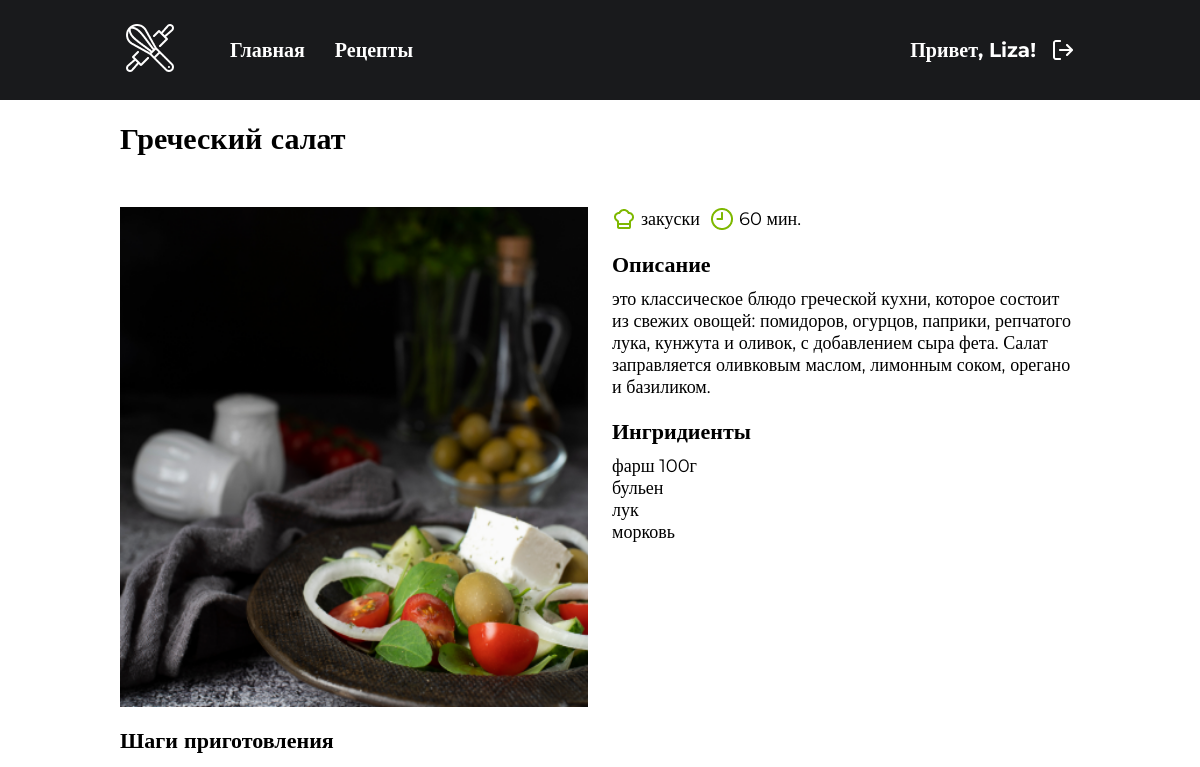
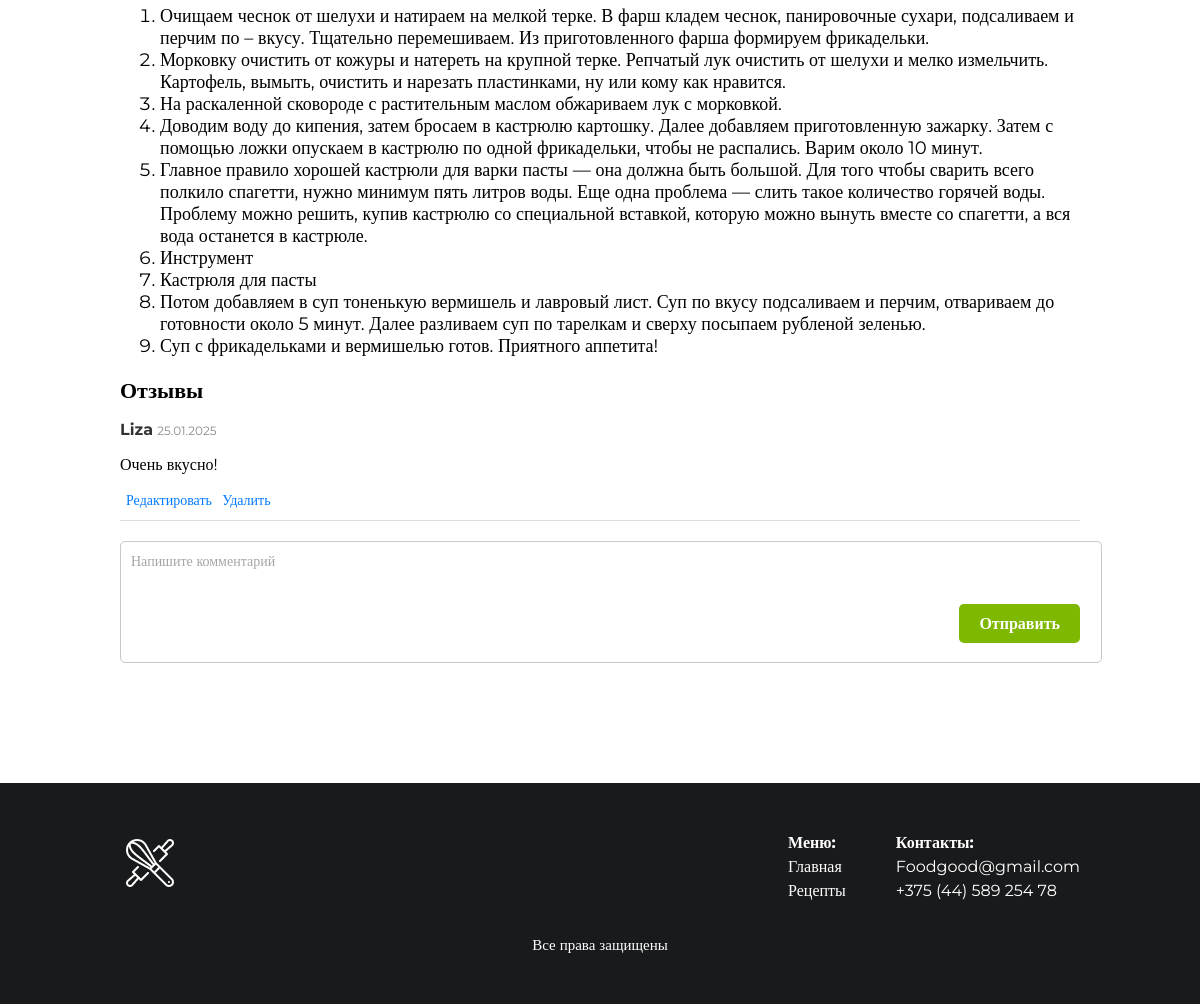
The app's page /recipe/3/ (signed in) with its own data (2 pictures, top to bottom).
### recipes/models.py (models this page shows, shortened)
class Recipe(models.Model):
    title = models.CharField(max_length=200)
    description = models.TextField(blank=True, null=True)
    ingredients_text = models.TextField(help_text="Список ингредиентов, каждый ингредиент на новой строке")
    instructions = models.TextField()  # Поле для инструкций
    preparation_time = models.IntegerField()
    image = models.ImageField(upload_to='recipes/', blank=True, null=True)
    categories = models.ManyToManyField('Category', related_name='recipes')
    created_by = models.ForeignKey(
        User,
        on_delete=models.CASCADE,
        related_name='recipes'
    )
    created_at = models.DateTimeField(auto_now_add=True)

class Category(models.Model):
    name = models.CharField(max_length=100)

class Step(models.Model):
    recipe = models.ForeignKey(Recipe, on_delete=models.CASCADE, related_name='detailed_steps')
    step_number = models.PositiveIntegerField()
    description = models.TextField()
    class Meta:
        ordering = ['step_number']

class Review(models.Model):
    recipe = models.ForeignKey(Recipe, on_delete=models.CASCADE, related_name='reviews')
    author = models.ForeignKey(User, on_delete=models.CASCADE, related_name='reviews')
    content = models.TextField()
    created_at = models.DateTimeField(auto_now_add=True)

### recipes/views.py (the view, shortened to what this page needs)
# urls.py: path('recipe/<int:recipe_id>/', views.recipe_detail, name='recipe_detail'),  # Детали рецепта
def recipe_detail(request, recipe_id):
    recipe = get_object_or_404(Recipe, id=recipe_id)
    reviews = Review.objects.filter(recipe=recipe)
    review_form = ReviewForm()
    return render(request, 'recipes/recipe_detail.html', {
        'recipe': recipe,
        'reviews': reviews,
        'review_form': review_form,
    })

### recipes/forms.py
class ReviewForm(forms.ModelForm):
    class Meta:
        model = Review
        fields = ['content']
        widgets = {
            'content': forms.Textarea(attrs={
                'rows': 3,
                'placeholder': 'Напишите ваш отзыв'
            }),
        }

### recipes/templates/recipes/recipe_detail.html (shortened to what this page needs)
<!DOCTYPE html>
{% load static %}
<html lang="ru">
<head>
    <link rel="stylesheet" href="{% static 'recipes/css/recipe_detail.css' %}"/>
</head>
<body>
<div class="menu">
    <div class="logo">
        <img src="{% static 'recipes/img/logo1.png' %}" alt="Логотип">
    </div>
    <div class="menu_list">
        <div class="list">
            <a href="{% url 'index' %}">Главная</a>
        </div>
        <div class="list">
            <a href="{% url 'recipe_catalog' %}">Рецепты</a>
        </div>
    </div>
    <div class="menu_enter">
        {% if user.is_authenticated %}
            <div class="user">
                Привет, {{ user.username }}!
            </div>
            <div class="exit">
                <a href="#" class="exit-button" id="logoutButton">
                    <img src="{% static 'recipes/img/log_out.png' %}" alt="Выйти" class="exit-icon">
                </a>
            </div>
        {% endif %}
    </div>
</div>
    <div class="content">
    <div class="title">{{ recipe.title }}</div>
    <div class="block">
        <div class="recipe_photo">
                {% if recipe.image %}
                    <img class="recipe_photo" src="{{ recipe.image.url }}" alt="{{ recipe.title }}" width="150">
                {% endif %}
        </div>
        <div class="description">
                <div class="characteristics">
                <div class="type">
                <div class="cook_time">
                        <img src="{% static 'recipes/img/hat.png' %}" alt="Категория" class="add_icon">
                        {% for category in recipe.categories.all %}
                            {{ category.name }}{% if not forloop.last %}, {% endif %}
                        {% endfor %}
                </div>
                <div class="dish_type">
                        <img src="{% static 'recipes/img/time.png' %}" alt="Время приготовления" class="add_icon">
                        {{ recipe.preparation_time }} мин.
                </div>
                </div>
        </div>
        <div class="">
            <div class="subtitle">Описание</div>
            <div class="text">{{ recipe.description }}</div>
        </div>
            <div class="subtitle">Ингридиенты</div>
            <div class="text">
                {{ recipe.ingredients_text|linebreaksbr }}
            </div>
        </div>
    </div>
        <div class="subtitle">Шаги приготовления</div>
        <div class="text">
            <ol>
        {% for step in recipe.detailed_steps.all %}
            <li>{{ step.description }}</li>
        {% endfor %}
    </ol>
        </div>
<div class="subtitle">Отзывы</div>
<div class="reviews">
    <ul>
        {% for review in reviews %}
            <li id="review-{{ review.id }}">
                <strong>{{ review.author.username }}</strong>
                <small>{{ review.created_at|date:"d.m.Y" }}</small>
                <p id="review-text-{{ review.id }}" class="review-text">{{ review.content }}</p>
                {% if review.author == user %}
                    <button id="edit-button-{{ review.id }}" class="edit-button" onclick="editReview({{ review.id }})">Редактировать</button>
                    <a href="{% url 'review_delete' review.id %}" class="delete-link">Удалить</a>
                {% endif %}
            </li>
        {% empty %}
            <li class="empty">Пока что здесь нет отзывов.</li>
        {% endfor %}
    </ul>
    <form method="post">
        <textarea name="content" placeholder="Напишите комментарий"></textarea>
        <button type="submit">Отправить</button>
    </form>
</div>
</div>
<div class="footer">
    <div class="footer_content">
        <div class="image">
                <img src="{% static 'recipes/img/logo1.png' %}" alt="Логотип">
        </div>
        <div class="links">
            <div class="link_menu">
                <div class="link_title">Меню:</div>
                <div class="link_point"><a href="{% url 'index' %}">Главная</a></div>
                <div class="link_point"><a href="{% url 'recipe_catalog' %}">Рецепты</a></div>
            </div>
            <div class="link_contacts">
                <div class="link_title">Контакты:</div>
                <div class="link_point"><a href="mailto:Foodgood@gmail.com">Foodgood@gmail.com</a></div>
                <div class="link_point"><a href="tel:+3754458925478">+375 (44) 589 254 78</a></div>
            </div>
        </div>
    </div>
    <div class="footer_rights">
        Все права защищены
    </div>
</div>
</body>
</html>

### recipes/static/recipes/css/recipe_detail.css (style rules this page uses)
html, body { margin: 0; padding: 0; height: 100%; font-family: 'Montserrat'; overflow-x: hidden; }
.menu { margin-right: 50px; }
.logo { margin-right: 50px; }
.menu { display: flex; width: 100%; background-color: #191A1C; height: 100px; padding: 0 120px; align-items: center; margin: 0; box-sizing: border-box; position: fixed; top: 0; left: 0; z-index: 1000; }
.menu_list { display: flex; gap: 30px; }
.menu_enter { display: flex; gap: 10px; margin-left: auto; }
.list { color: #FFFFFF; font-weight: bold; font-size: 20px; }
.list a { color: white; text-decoration: none; }
.user { color: #FFFFFF; font-weight: bold; font-size: 20px; text-decoration: none; align-items: center; display: flex; align-items: center }
.exit { color: #FFFFFF; font-weight: bold; font-size: 20px; }
.exit a { color: white; text-decoration: none; }
.exit-button { position: relative; display: flex; align-items: center; justify-content: center; padding: 5px; border-radius: 50%; transition: transform 0.3s ease, background-color 0.3s ease; }
.exit-icon { width: 24px; height: 24px; transition: filter 0.3s ease; }
.exit-button::after { content: "Выйти из системы"; position: absolute; bottom: -40px; left: 50%; transform: translateX(-50%); background-color: #191A1C; color: #FFFFFF; padding: 8px 15px; border-radius: 10px; font-size: 14px; font-weight: bold; white-space: nowrap; opacity: 0; pointer-events: none; transition: opacity 0.3s ease; z-index: 3000; }
.content { margin: 120px; }
.title { margin-top: 100px; font-size: 30px; font-weight: bold; text-align: left; }
.footer { display: flex; flex-direction: column; width: 100%; background-color: #191A1C; align-items: center; box-sizing: border-box; padding: 50px 120px; }
.footer_content { display: flex; justify-content: space-between; width: 100%; }
.links { display: flex; width: 100%; gap: 50px; justify-content: flex-end; }
.link_menu { display: flex; flex-direction: column; }
.link_title { font-size: 16px; font-weight: bold; color: white; margin-bottom: 5px; }
.link_point { font-size: 16px; color: white; margin-bottom: 5px; }
.link_point a { font-size: 16px; color: white; margin-bottom: 5px; text-decoration: none; }
.footer_rights { font-size: 15px; color: white; text-align: center; text-decoration: none; margin-top: 30px; }
.block { margin-top: 50px; display: flex; width: 100%; }
.recipe_photo { display: flex; flex-direction: column; width: 100%; margin-right: 24px; height: 500px; max-width: 100%; max-height: 100%; background-size: cover; }
.description { display: flex; flex-direction: column; width: 100%; }
.characteristics { display: flex; align-items: center; width: 100%; justify-content: space-between; }
.type { gap: 10px; display: flex; align-items: center; }
.cook_time { gap: 5px; display: flex; font-size: 18px; align-items: center; }
.dish_type { gap: 5px; display: flex; font-size: 18px; align-items: center; }
.subtitle { margin-top: 20px; font-size: 22px; font-weight: bold; text-align: left; }
.text { margin-top: 10px; font-size: 18px; text-align: left; }
.reviews ul { list-style: none; padding: 0; }
.reviews li { padding-bottom: 10px; border-bottom: 1px solid #ddd; margin-bottom: 10px; }
.reviews li strong { color: #333; font-size: 16px; }
.reviews li small { color: #888; font-size: 12px; }
.reviews li a { margin-right: 10px; font-size: 14px; color: #007BFF; text-decoration: none; }
form { margin-top: 20px; display: flex; flex-direction: column; position: relative; }
form textarea { font-family: 'Montserrat'; width: 100%; height: 100px; border: 1px solid #C8C8C8; border-radius: 5px; padding: 10px; font-size: 14px; color: #333; resize: none; }
form textarea::placeholder { color: #A5A5A5; }
form button { position: absolute; font-family: 'Montserrat'; bottom: 20px; right: 0px; font-weight: 600; background: #7EB800; color: white; border: none; border-radius: 5px; padding: 10px 20px; font-size: 16px; cursor: pointer; }
button.edit-button { font-family: 'Montserrat'; color: #007BFF; font-size: 14px; text-decoration: none; background: none; border: none; cursor: pointer; }

### records on screen
Recipe: title "Греческий салат", image (picture), preparation_time "60", description "это классическое блюдо греческой кухни, которое состоит из свежих овощей: помидоров, огурцов, паприки, репчатого лука, кунжута и оливок, с добавлением сыра фета. Салат заправляется оливковым маслом, лимонным соком, орегано и базиликом.", ingredients_text "фарш 100г бульен лук морковь"
Category: name "закуски"
Step: description "Очищаем чеснок от шелухи и натираем на мелкой терке. В фарш кладем чеснок, панировочные сухари, подсаливаем и перчим по – вкусу. Тщательно перемешиваем. Из приготовленного фарша формируем фрикадельки."
Step: description "Морковку очистить от кожуры и натереть на крупной терке. Репчатый лук очистить от шелухи и мелко измельчить. Картофель, вымыть, очистить и нарезать пластинками, ну или кому как нравится."
Step: description "На раскаленной сковороде с растительным маслом обжариваем лук с морковкой."
Step: description "Доводим воду до кипения, затем бросаем в кастрюлю картошку. Далее добавляем приготовленную зажарку. Затем с помощью ложки опускаем в кастрюлю по одной фрикадельки, чтобы не распались. Варим около 10 минут."
Step: description "Главное правило хорошей кастрюли для варки пасты — она должна быть большой. Для того чтобы сварить всего полкило спагетти, нужно минимум пять литров воды. Еще одна проблема — слить такое количество горячей воды. Проблему можно решить, купив кастрюлю со специальной вставкой, которую можно вынуть вместе со спагетти, а вся вода останется в кастрюле."
Step: description "Инструмент"
Step: description "Кастрюля для пасты"
Step: description "Потом добавляем в суп тоненькую вермишель и лавровый лист. Суп по вкусу подсаливаем и перчим, отвариваем до готовности около 5 минут. Далее разливаем суп по тарелкам и сверху посыпаем рубленой зеленью."
Step: description "Суп с фрикадельками и вермишелью готов. Приятного аппетита!"
Review: author.username "Liza", created_at "25.01.2025", content "Очень вкусно!"

### other values on screen
{{ user.username }} "Liza"
